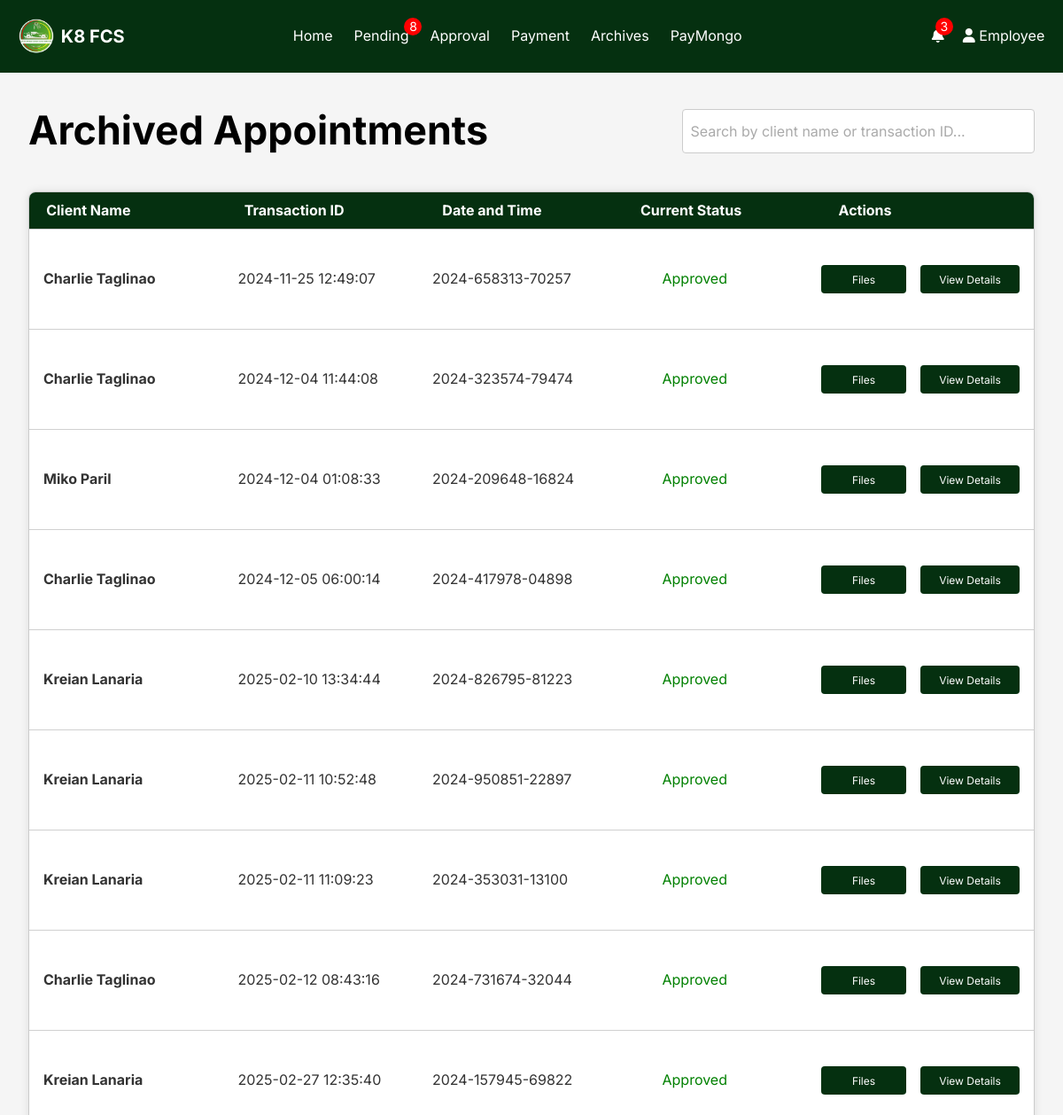
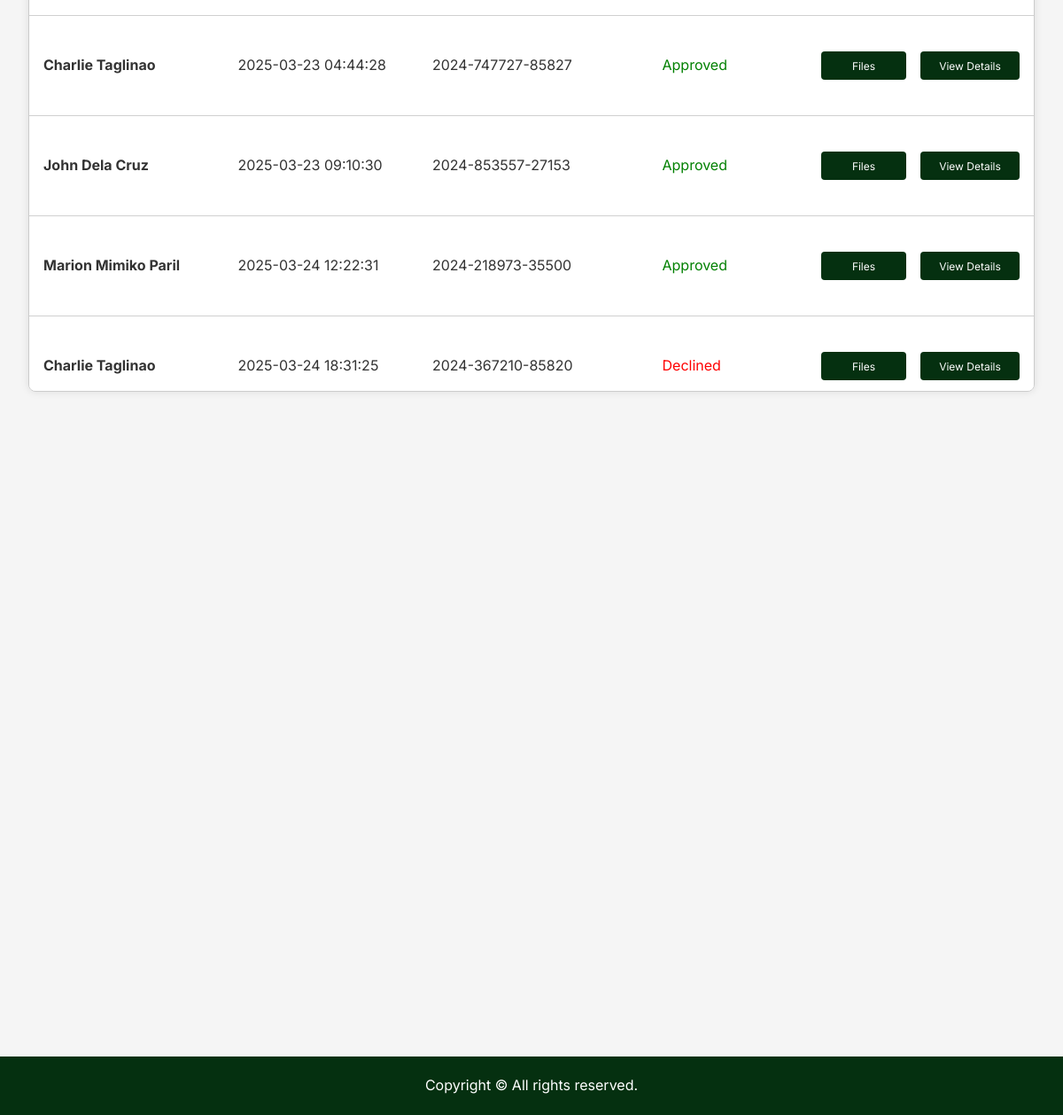
The app's page /employeeside/archives.php (signed in) with its own data (2 pictures, top to bottom).
### tables this page shows
CREATE TABLE `appointments` (
  `id` int(11) NOT NULL,
  `clientname` varchar(255) DEFAULT NULL,
  `transaction_id` varchar(255) DEFAULT NULL,
  `email` varchar(255) DEFAULT NULL,
  `status` varchar(255) NOT NULL DEFAULT 'Processing',
  `decline_at` varchar(155) DEFAULT NULL,
  `recieve_at` timestamp NULL DEFAULT current_timestamp(),
  `approve_at` timestamp NULL DEFAULT NULL,
  `accepted_at` timestamp NULL DEFAULT NULL,
  `form_type` varchar(50) DEFAULT NULL,
  `payment_description` varchar(255) DEFAULT NULL,
  `amount` decimal(10,2) DEFAULT NULL,
  `archived` tinyint(1) DEFAULT 0,
  `paid` int(1) DEFAULT NULL,
  `bank_partner` varchar(255) DEFAULT NULL,
  `remarks` varchar(255) DEFAULT NULL,
  `appointment_date` date DEFAULT NULL,
  `appointment_time` time DEFAULT NULL,
  `term` varchar(50) DEFAULT NULL,
  `amount_finance` decimal(10,2) DEFAULT NULL,
  `maturity` date DEFAULT NULL,
  `check_release` date DEFAULT NULL,
  `mark_as_read` int(255) DEFAULT NULL
);

### employeeside/archives.php (the view, shortened to what this page needs)
<?php
include '../settings/config.php';
$query = "SELECT * FROM appointments WHERE status IN ('Approved', 'Declined') AND archived = 1";
$result = $conn->query($query);
?>
<!DOCTYPE html>
<html lang="en">
<head>
    <link rel="stylesheet" href="../assets/css/navbar.css">
    <link rel="stylesheet" href="../assets/css/employee.css">
    <link rel="stylesheet" href="https://cdnjs.cloudflare.com/ajax/libs/font-awesome/6.0.0-beta3/css/all.min.css">
</head>
<body>
<?php include 'includes/navbar.php'; ?>
<main class="main-content">
    <div class="appointments-container">
        <h1 class="appointments-title">Archived Appointments</h1>
        <input type="text" id="search" placeholder="Search by client name or transaction ID...">
    </div>
    <div class="appointments-list-wrapper">
        <div class="appointments-header">
            <div id="client-name">Client Name</div>
            <div>Transaction ID</div>
            <div>Date and Time</div>
            <div>Current Status</div>
            <div class="actions-header">Actions</div>
        </div>
        <div class="appointments-list" id="appointments-list">
        <?php
        if ($result->num_rows > 0) {
            while ($row = $result->fetch_assoc()) {
            ?>
            <div class="appointment-item">
                <div class="appointment-details">
                    <div class="client-name">
                        <?php echo htmlspecialchars($row['clientname']); ?>
                    </div>
                    <div class="appointment-date">
                        <?php echo htmlspecialchars($row['recieve_at']); ?>
                    </div>
                    <div class="appointment-id">
                        <?php echo htmlspecialchars($row['transaction_id']); ?>
                    </div>
                    <div class="appointment-status">
                        <span style="color: <?php echo $row['status'] == 'Declined' ? 'red' : ($row['status'] == 'Approved' ? 'green' : 'black'); ?>">
                            <?php echo htmlspecialchars($row['status']); ?>
                        </span>
                    </div>
                    <div class="appointment-actions-container" id="archives-actions-container">
                        <form action="view-client-files.php" method="get">
                            <button type="submit" class="client-files-button">Files</button>
                        </form>
                        <?php if (!empty($row['form_type'])): ?>
                            <a href="view-details.php?transaction_id=<?php echo htmlspecialchars($row['transaction_id']); ?>&form_type=<?php echo htmlspecialchars($row['form_type']); ?>" class="details-button" id="archive-view-details">View Details</a>
                        <?php else: ?>
                            <span class="details-button">No Form Type</span>
                        <?php endif; ?>
                    </div>
                </div>
            </div>
            <?php
            }
        } else {
            echo '<div class="no-appointments-message">No Existing Appointments in the Archive.</div>';
            echo '<div class="no-appointments-icon"><i class="fas fa-archive"></i></div>';
        }
        ?>
        </div>
    </div>
</main>
<footer class="footer">
    <p style="text-align: center;">Copyright &copy; All rights reserved.</p>
</footer>
</body>
</html>

### assets/css/navbar.css (style rules this page uses)
* { margin: 0; padding: 0; font-family: 'Inter', Arial, Helvetica, sans-serif; box-sizing: border-box; }
html, body { height: 100%; margin: 0; padding: 0; font-family: Arial, sans-serif; box-sizing: border-box; line-height: 1.6; }
a { text-decoration: none; }
main { margin: 0; padding: 0; padding-top: 80px; }
body { font-family: Arial, sans-serif; margin: 0; padding: 0; }

### assets/css/employee.css (style rules this page uses)
* { margin: 0; padding: 0; font-family: 'Inter', Arial, Helvetica, sans-serif; box-sizing: border-box; }
html, body { height: 100%; margin: 0; display: flex; flex-direction: column; background-color: whitesmoke; }
body { font-family: Arial, sans-serif; background-color: whitesmoke; color: #333; }
.main-content { flex: 1; display: flex; flex-direction: column; }
.footer { background-color: #053010; padding: 20px; color: #fff; width: 100%; flex-shrink: 0; }
.appointments-container { display: flex; align-items: center; justify-content: space-between; height: auto; margin: 2rem; }
.appointments-title { font-size: 2.8rem; font-weight: bold; color: #000; margin: 0; }
.appointments-list-wrapper { background-color: #fff; border-radius: 0.5rem; overflow-y: auto; border: 1px solid black; margin-left: 2rem; margin-right: 2rem; max-height: 70vh; margin-bottom: 2rem; height: 59vh; border: 1px solid #ccc; box-shadow: 0 0 10px rgba(0, 0, 0, 0.1); }
.appointments-header { display: grid; grid-template-columns: repeat(5, 1fr); background-color: #053010; padding: 0.5rem; font-weight: bold; color: #fff; position: sticky; top: 0; z-index: 1; }
.appointments-header div { text-align: left; margin-left: 5%; }
.appointments-list { border-top: 1px solid #d0d0d0; }
.appointment-item { display: flex; justify-content: space-between; align-items: center; padding: 1rem; background-color: #ffffff; border-bottom: 1px solid #d0d0d0; }
#search { padding: 0.5rem; border: 1px solid #ccc; border-radius: 0.25rem; width: 35%; height: 50px; outline: none; padding: 0.5rem; font-size: 1rem; margin: 0; }
#search::placeholder { color: #aaa; }
.appointment-details { display: grid; grid-template-columns: repeat(5, 1fr); align-items: center; width: 100%; height: 80px; }
.appointment-details div { text-align: left; }
.client-name { font-weight: bold; font-size: 16px; }
.appointment-actions-container { display: flex; align-items: center; justify-content: flex-start; flex-direction: column; margin-right: 7rem; }
.appointment-status { display: flex; justify-content: flex-start; }
.appointment-status span { margin-left: 2.5rem; }
.appointment-actions-container .accept-button, .appointment-actions-container .decline-button, .appointment-actions-container .client-files-button { padding: 0.5rem 1rem; color: white; border: none; border-radius: 0.25rem; cursor: pointer; transition: background-color 0.3s; font-size: 12px; }
#archive-view-details { width: 7rem; }
.client-files-button { padding: 0.5rem 1rem; color: white; border: none; border-radius: 0.25rem; cursor: pointer; transition: background-color 0.3s; font-size: 12px; text-decoration: none; text-align: center; height: 32px; display: inline-block; background-color: #053010; width: 6rem; }
.details-button { padding: 0.4rem 1rem; background-color: #053010; color: white; border: none; border-radius: 0.25rem; cursor: pointer; transition: background-color 0.3s; font-size: 12px; text-decoration: none; text-align: center; height: 32px; display: inline-block; width: 6rem; }
#archives-actions-container { flex-direction: row; gap: 1rem; }
@media (max-width: 1600px) { .appointment-actions-container { margin-right: 0px; } }

### records on screen
appointments: clientname "Charlie Taglinao", recieve_at "2024-11-25 12:49:07", transaction "2024-658313-70257", status "Approved"
appointments: clientname "Charlie Taglinao", recieve_at "2024-12-04 11:44:08", transaction "2024-323574-79474", status "Approved"
appointments: clientname "Miko Paril", recieve_at "2024-12-04 01:08:33", transaction "2024-209648-16824", status "Approved"
appointments: clientname "Charlie Taglinao", recieve_at "2024-12-05 06:00:14", transaction "2024-417978-04898", status "Approved"
appointments: clientname "Kreian Lanaria", recieve_at "2025-02-10 13:34:44", transaction "2024-826795-81223", status "Approved"
appointments: clientname "Kreian Lanaria", recieve_at "2025-02-11 10:52:48", transaction "2024-950851-22897", status "Approved"
appointments: clientname "Kreian Lanaria", recieve_at "2025-02-11 11:09:23", transaction "2024-353031-13100", status "Approved"
appointments: clientname "Charlie Taglinao", recieve_at "2025-02-12 08:43:16", transaction "2024-731674-32044", status "Approved"
appointments: clientname "Kreian Lanaria", recieve_at "2025-02-27 12:35:40", transaction "2024-157945-69822", status "Approved"
appointments: clientname "Charlie Taglinao", recieve_at "2025-03-23 04:44:28", transaction "2024-747727-85827", status "Approved"
appointments: clientname "John Dela Cruz", recieve_at "2025-03-23 09:10:30", transaction "2024-853557-27153", status "Approved"
appointments: clientname "Marion Mimiko Paril", recieve_at "2025-03-24 12:22:31", transaction "2024-218973-35500", status "Approved"
appointments: clientname "Charlie Taglinao", recieve_at "2025-03-24 18:31:25", transaction "2024-367210-85820", status "Declined"

### other values on screen
$pending_count "8"
$total_notifications "3"
$_SESSION['first_name'] "Employee"
